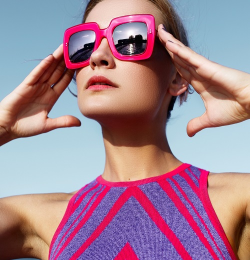
#> input picture 02-配套案例/03-机器视觉基础应用实训案例/04-图像二值化基础实训/test.png, 250 x 260 px
$ python '2_自适应阈值.py'
#> lines starting #> are read from the running program, lines starting #| are printed output that depends on the picture; after the words box and inside, x2 and y2 are one past the last pixel; in counts of white or black regions, pixels touching at a corner belong together
#!/usr/bin/env python3
# -*- coding: utf-8 -*-


"""
自适应阈值
adaptiveThreshold(src, maxValue, adaptiveMethod, thresholdType, blockSize, C[, dst]) -> dst
    参数解析
        maxValue 最大值
        adaptiveMethod
            cv.ADPTIVE_THRESH_MEAN_C  值取自相邻区域的平均值
            cv.ADPTIVE_THRESH_GAUSSIAN_C  值取值相邻区域的加权和 ，权重为一个高斯窗口
        thresholdType  阈值处理方式
            cv2.THRESH_BINARY：超过阈值部分取maxval（最大值），否则取0
            cv2.THRESH_BINARY_INV ：THRESH_BINARY的反转
            cv2.THRESH_TRUNC ：大于阈值部分设为阈值，否则不变
            cv2.THRESH_TOZERO ：大于阈值部分不改变，否则设为0
            cv2.THRESH_TOZERO_INV ：THRESH_TOZERO的反转
        blockSize
            邻域大小 用来计算自适应阈值的区域大小
        C
            常数C，阈值等于平均值或者加权平均值减去这个常数
"""

import cv2 as cv
import numpy as np

# 读入灰度图
img = cv.imread('./test.png', 0)
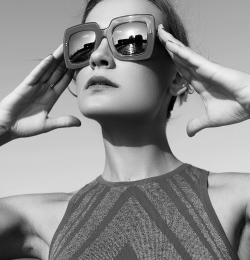
#> img: shape (260, 250); min 1, max 254, mean 141.9

ret, th1 = cv.threshold(img, 127, 255, cv.THRESH_BINARY)
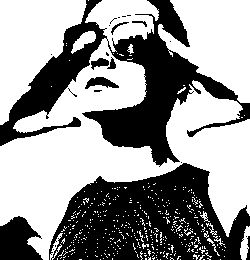
#> th1: shape (260, 250); 58.9% white; 24 black regions (15 under 20 px), largest, box (x1, y1, x2, y2) and area: (0, 0, 250, 167) 12411, (49, 163, 250, 260) 12345, (0, 216, 43, 260) 1342

th2 = cv.adaptiveThreshold(img, 255, cv.ADAPTIVE_THRESH_MEAN_C, cv.THRESH_BINARY, 11, 2)
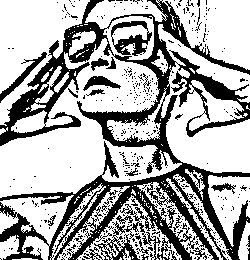
#> th2: shape (260, 250); 67.4% white; 395 black regions (371 under 20 px), largest, box (x1, y1, x2, y2) and area: (0, 0, 250, 260) 18057, (111, 21, 152, 56) 631, (0, 52, 47, 103) 373
th3 = cv.adaptiveThreshold(img, 255, cv.ADAPTIVE_THRESH_GAUSSIAN_C, cv.THRESH_BINARY, 11, 2)
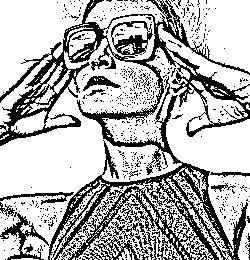
#> th3: shape (260, 250); 70.9% white; 601 black regions (584 under 20 px), largest, box (x1, y1, x2, y2) and area: (0, 0, 250, 260) 15142, (0, 212, 49, 260) 628, (111, 21, 153, 56) 568

h1 = np.hstack((img, th1))
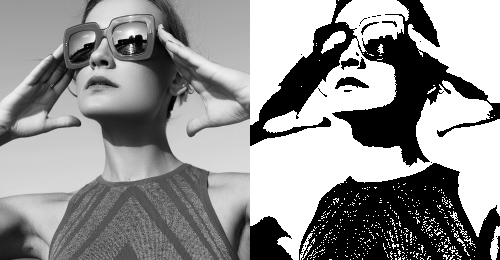
#> h1: shape (260, 500); min 0, max 255, mean 146
h2 = np.hstack((th2, th3))
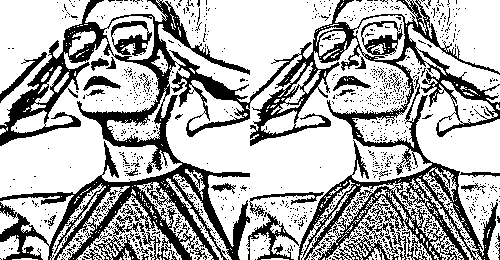
#> h2: shape (260, 500); 69.1% white; 992 black regions (954 under 20 px), largest, box (x1, y1, x2, y2) and area: (0, 0, 500, 260) 33199, (246, 212, 299, 260) 650, (111, 21, 152, 56) 631
# 可视化
cv.imshow('threshold', np.vstack((h1, h2)))
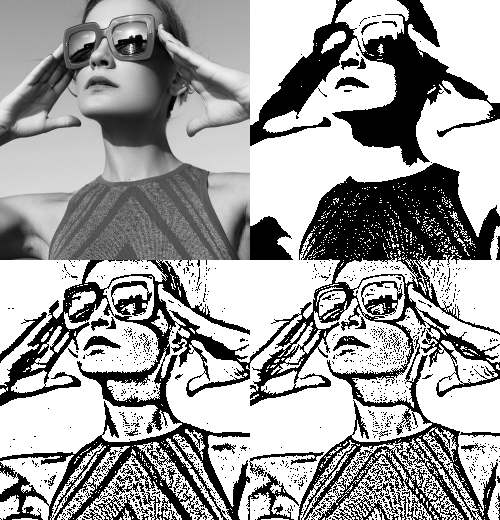
#> window 'threshold': shape (520, 500); min 0, max 255, mean 161.2

cv.waitKey(0)
cv.destroyAllWindows()

# 理解提高
small = np.array(range(0, 256), np.uint8).reshape(16, 16)
print(small)
print('*' * 60)
small_thresh = cv.adaptiveThreshold(small, 255, cv.ADAPTIVE_THRESH_MEAN_C, cv.THRESH_BINARY, 3, 1)
print(ret)
print('*' * 60)
print(small_thresh)

$ run again, with 02-配套案例/03-机器视觉基础应用实训案例/04-图像二值化基础实训/noisy2.png copied over 02-配套案例/03-机器视觉基础应用实训案例/04-图像二值化基础实训/test.png
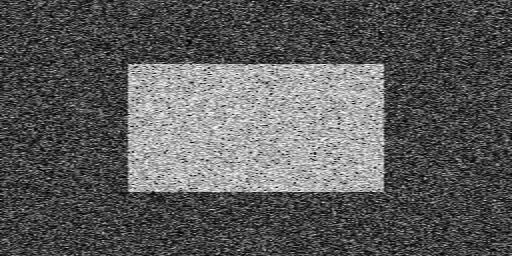
#> input picture 02-配套案例/03-机器视觉基础应用实训案例/04-图像二值化基础实训/noisy2.png, 512 x 256 px
#> img is the input picture: shape (256, 512); min 0, max 254, mean 91
#> `ret, th1 = cv.threshold(img, 127, 255, cv.THRESH_BINARY)`:
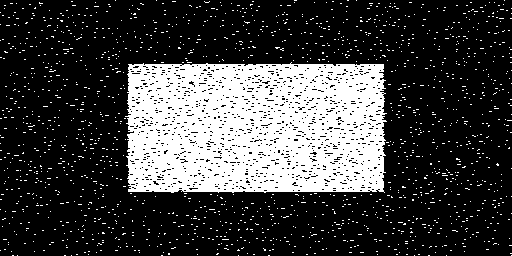
#> th1: shape (256, 512); 25.3% white; 1632 white regions (1631 under 20 px), largest, box (x1, y1, x2, y2) and area: (125, 62, 387, 193) 29976
#> th2: shape (256, 512); 50% white; black in thin lines or dots
#> th3: shape (256, 512); 50.2% white; black in thin lines or dots
#> h2: shape (256, 1024); 50.1% white; black in thin lines or dots
#> `cv.imshow('threshold', np.vstack((h1, h2)))`:
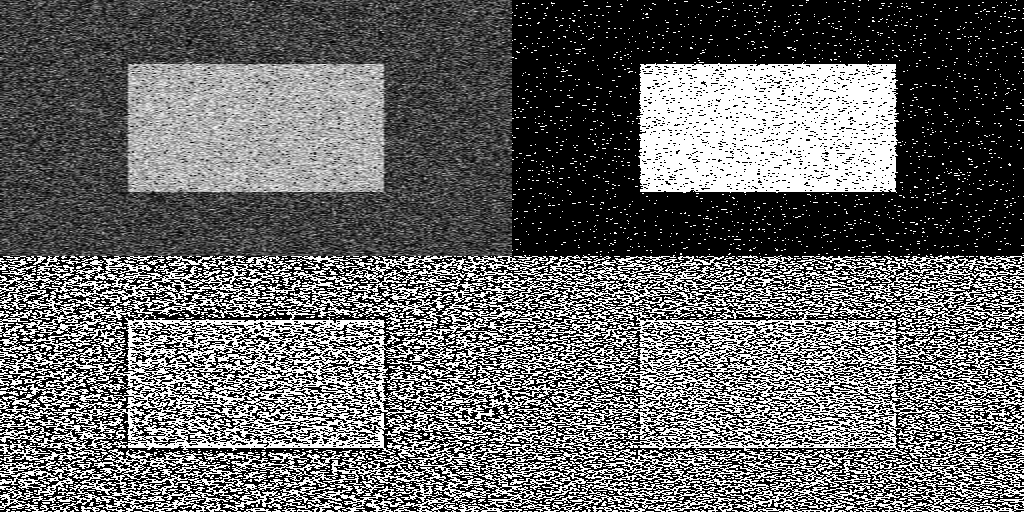
#> window 'threshold': shape (512, 1024); min 0, max 255, mean 102.8
